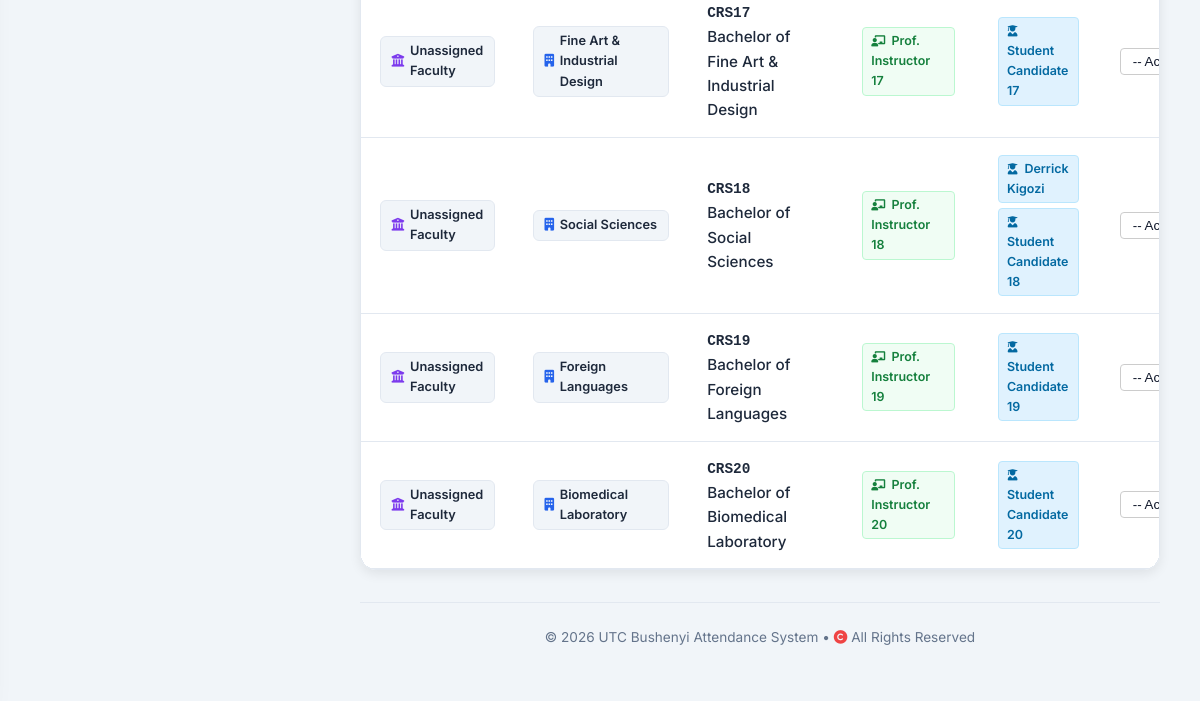
Page /departments/reports/ (signed in, lower part) on the earlier database version.
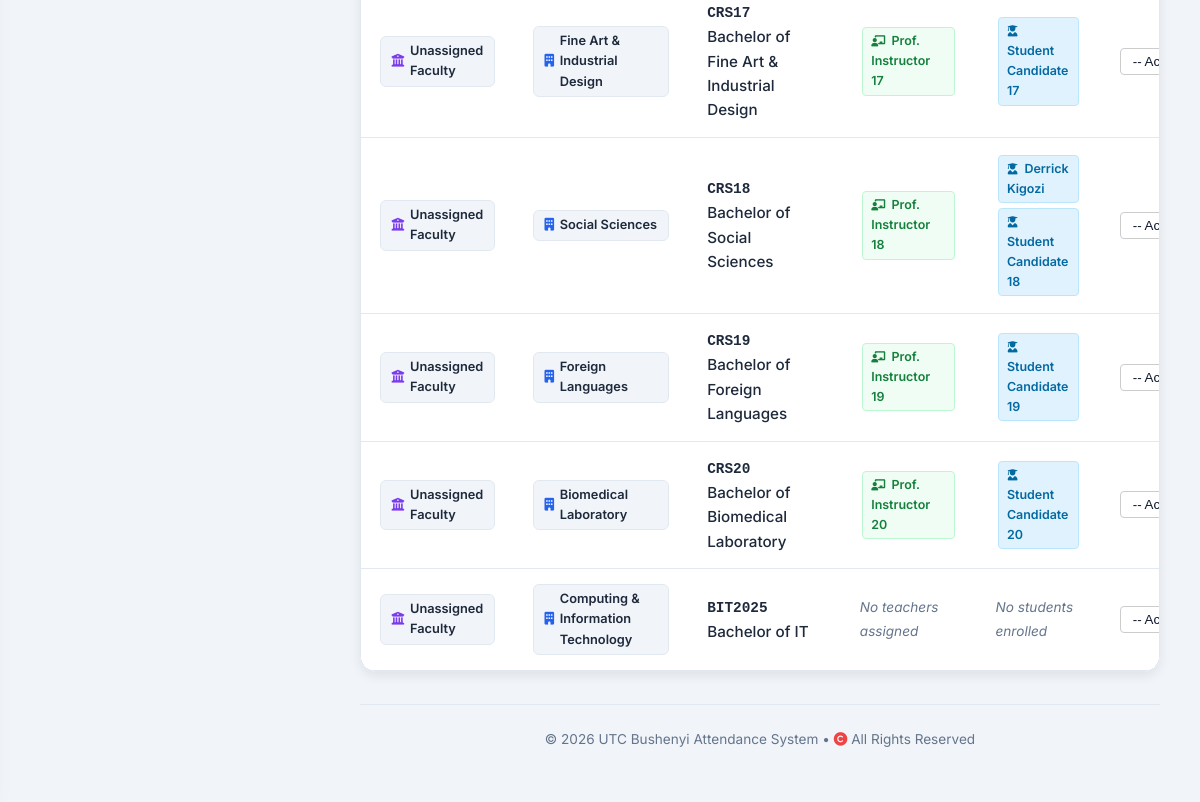
Same page on the later database version.
### attendance/models.py (models this page shows, shortened)
class Course(models.Model):
    code = models.CharField(max_length=20, primary_key=True)
    name = models.CharField(max_length=255)
    department = models.ForeignKey(Department, on_delete=models.SET_NULL, null=True, blank=True, related_name='courses')

class Department(models.Model):
    faculty = models.ForeignKey(Faculty, on_delete=models.SET_NULL, null=True, blank=True, related_name='departments')
    name = models.CharField(max_length=255, unique=True)
    hod = models.ForeignKey('TeacherProfile', on_delete=models.SET_NULL, null=True, blank=True, related_name='headed_departments')

class TeacherProfile(models.Model):
    user = models.OneToOneField(User, on_delete=models.CASCADE, related_name='teacher_profile')
    name = models.CharField(max_length=255)
    courses = models.ManyToManyField('Course', blank=True, related_name='teachers')

class StudentProfile(models.Model):
    GENDER_CHOICES = [
        ('MALE', 'Male'),
        ('FEMALE', 'Female'),
    ]
    reg_number = models.CharField(max_length=50, primary_key=True)
    user = models.OneToOneField(User, on_delete=models.CASCADE, related_name='student_profile')
    name = models.CharField(max_length=255)
    course = models.ForeignKey(Course, on_delete=models.CASCADE, related_name='students')
    stream = models.ForeignKey(Stream, on_delete=models.CASCADE, related_name='students')
    date_of_birth = models.DateField(null=True, blank=True)
    gender = models.CharField(max_length=10, choices=GENDER_CHOICES, blank=True, null=True)
    is_blocked = models.BooleanField(default=False)
    academic_status = models.CharField(max_length=50, default='ACTIVE', blank=True, null=True)
    billing_category = models.CharField(max_length=50, blank=True, null=True)
    intake = models.CharField(max_length=50, blank=True, null=True)
    sponsorship = models.CharField(max_length=50, blank=True, null=True)

### attendance/views_admin.py (the view)
# urls.py: path('departments/reports/', views_admin.admin_report_page, name='admin_report_page'),
@login_required
def admin_report_page(request):
    if request.user.role != User.IS_ADMIN:
        return HttpResponse("Unauthorized", status=403)
    faculties = Faculty.objects.all()
    departments = Department.objects.select_related('faculty').all()
    all_courses = Course.objects.select_related('department').all()
    all_students = StudentProfile.objects.select_related('course').all()
    selected_faculty_id = request.GET.get('filter_faculty')
    selected_dept_id = request.GET.get('filter_dept')
    selected_course_code = request.GET.get('filter_course')
    selected_student_reg = request.GET.get('filter_student')
    courses = Course.objects.select_related('department__faculty').prefetch_related('students').all()
    if selected_faculty_id:
        courses = courses.filter(department__faculty_id=selected_faculty_id)
        try:
            selected_faculty_id = int(selected_faculty_id)
        except ValueError:
            selected_faculty_id = None
    if selected_dept_id:
        courses = courses.filter(department_id=selected_dept_id)
        try:
            selected_dept_id = int(selected_dept_id)
        except ValueError:
            selected_dept_id = None
    if selected_course_code:
        courses = courses.filter(code=selected_course_code)
    if selected_student_reg:
        courses = courses.filter(students__reg_number=selected_student_reg)
    return render(request, 'attendance/admin_report.html', {
        'faculties': faculties,
        'departments': departments,
        'all_courses': all_courses,
        'all_students': all_students,
        'courses': courses,
        'selected_faculty_id': selected_faculty_id,
        'selected_dept_id': selected_dept_id,
        'selected_course_code': selected_course_code,
        'selected_student_reg': selected_student_reg,
    })

### attendance/context_processors.py (called while the page is built)
def institution_info(request):
    return {'institution': Institution.objects.first()}

### templates/attendance/admin_report.html (shortened to what this page needs)
{% extends 'attendance/base.html' %}
{% block content %}
<div class="card" style="padding:0; overflow-x:auto;">
    <table class="table" style="width:100%; border-collapse: collapse;">
        <tbody id="reportTableBody">
            {% for course in courses %}
            <tr class="data-row">
                <td>
                    <span class="parent-badge">
                        <i class="fas fa-university" style="font-size:0.8rem; margin-right:0.35rem; color:#7c3aed;"></i>
                        {{ course.department.faculty.name|default:"Unassigned Faculty" }}
                    </span>
                </td>
                <td>
                    <span class="parent-badge">
                        <i class="fas fa-building" style="font-size:0.8rem; margin-right:0.35rem; color:#2563eb;"></i>
                        {{ course.department.name|default:"Unassigned Dept" }}
                    </span>
                </td>
                <td>
                    <code style="font-size:0.9rem; font-weight:700; color:var(--text-main);">{{ course.code }}</code>
                    <div style="font-weight:500; font-size:0.95rem;">{{ course.name }}</div>
                </td>
                <td>
                    {% if course.teachers.all %}
                        {% for teacher in course.teachers.all %}
                            <a href="{% url 'attendance:teacher_detail' teacher.pk %}" class="teacher-pill" title="View details for {{ teacher.name }}">
                                <i class="fas fa-chalkboard-teacher" style="font-size:0.7rem; margin-right:0.2rem;"></i>
                                {{ teacher.name }}
                            </a>
                        {% endfor %}
                    {% else %}
                        <span style="color: var(--text-muted); font-size:0.85rem; font-style: italic;">No teachers assigned</span>
                    {% endif %}
                </td>
                <td>
                    {% if course.students.all %}
                        {% for student in course.students.all %}
                            <a href="{% url 'attendance:student_detail' student.reg_number %}" class="student-pill" title="View details for Reg No: {{ student.reg_number }}">
                                <i class="fas fa-user-graduate" style="font-size:0.7rem; margin-right:0.2rem;"></i>
                                {{ student.name }}
                            </a>
                        {% endfor %}
                    {% else %}
                        <span style="color: var(--text-muted); font-size:0.85rem; font-style: italic;">No students enrolled</span>
                    {% endif %}
                </td>
                <td style="text-align: right; white-space: nowrap;">
                    <select onchange="handleAction(this, '{% url 'attendance:edit_course' course.code|default:'malformed_pk' %}', '{% url 'attendance:delete_course' course.code|default:'malformed_pk' %}')" style="padding: 4px 8px; border-radius: 4px; border: 1px solid #ccc; cursor: pointer;">
                        <option value="">-- Action --</option>
                    </select>
                </td>
            </tr>
            {% endfor %}
        </tbody>
    </table>
</div>
{% endblock %}

Differences in the rows shown:
added Course: department.faculty.name "Unassigned Faculty", department.name "Computing & Information Technology", code "BIT2025", name "Bachelor of IT", shows "No teachers assigned", shows "No students enrolled"
